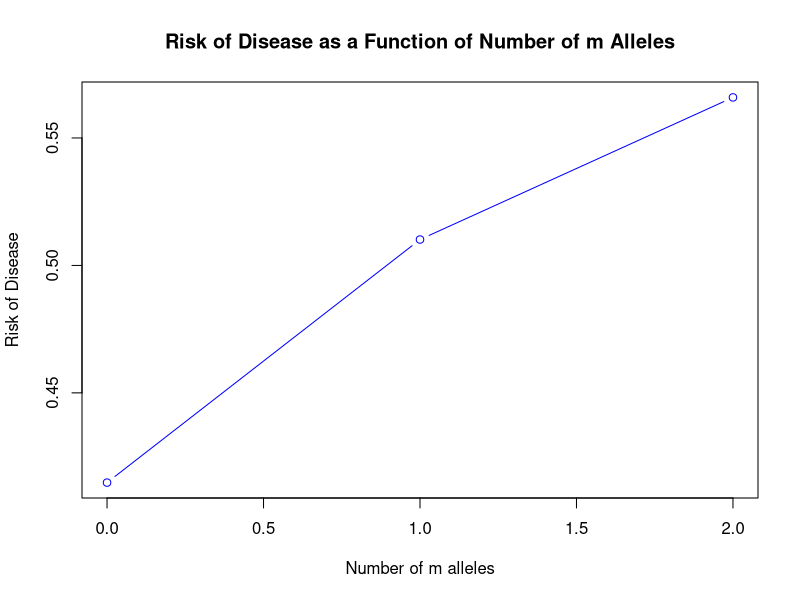

Recreate this plot in R.
## ---- chunk 1
X <- matrix(c(112, 278, 150, 206, 348, 150),byrow=TRUE,ncol=3)
colnames(X) <- c("AA", "Aa", "aa")
rownames(X) <- c("Cases", "Controls")
X
Y <- cbind(2*X[,1]+X[,2],2*X[,3]+X[,2])
colnames(Y) <- c("A","a")
Y

chisq_test <- chisq.test(Y,correct=FALSE)
cat("\np-value:", chisq_test$p.value)
fisher_test <- fisher.test(Y)
cat("\nodds ratio:", fisher_test$estimate)
## ---- chunk 2
#or <- Y[1,1]*Y[2,2] / (Y[2,1]* Y[1,2])
fisher_test <- fisher.test(Y)
cat("\nodds ratio:", fisher_test$estimate)
## ---- chunk 3
# codominant 
p_value_codom_chi <- chisq.test(X)$p.value
p_value_codom_fish <- fisher.test(X)$p.value

# dominant 
Y_dom <- cbind(X[,1], X[,2]+X[,3])
colnames(Y_dom) <- c("AA", "Aa or aa")
rownames(Y_dom) <- c("Cases", "Control")
p_value_dom_chi <- chisq.test(Y_dom)$p.value
p_value_dom_fish <- fisher.test(Y_dom)$p.value

# recessive 
Y_rec <- cbind(X[,1]+X[,2],X[,3])
colnames(Y_rec) <- c("AA or Aa", "aa")
rownames(Y_rec) <- c("Cases", "Control")
p_value_rec_chi <- chisq.test(Y_rec)$p.value
p_value_rec_fish <- fisher.test(Y_rec)$p.value

cat("P-value of Chi-squared test for codominant model:", p_value_codom_chi, "\n")
cat("P-value of Fisher's test for codominant model:", p_value_codom_fish, "\n\n")
cat("P-value of Chi-squared test for dominant model:", p_value_dom_chi, "\n")
cat("P-value of Fisher's test for dominant model:", p_value_dom_fish, "\n\n")
cat("P-value of Chi-squared testfor recessive model:", p_value_rec_chi, "\n")
cat("P-value of Fisher's test for recessive model:", p_value_rec_fish, "\n")
## ---- chunk 4
# Calculate risk
allele_count <- c(0, 1, 2) 
# Assuming m allele is represented by '2' in mm, '1' in Mm, and '0' in MM

cases <- rowSums(X)["Cases"]
controls <- rowSums(X)["Controls"]
risk <- (X[1,] / cases) / ((X[2,] / controls) + (X[1,] / cases))

# Plotting
plot(allele_count, risk, type="b", col="blue", xlab="Number of m alleles", ylab="Risk of Disease",
     main="Risk of Disease as a Function of Number of m Alleles")

## ---- chunk 5
n <- sum(X)
Cases <- X[1,]
Controls <- X[2,]
cas <- rep(c(0,1,2),Cases)
con <- rep(c(0,1,2),Controls)
y <- c(rep(1,sum(Cases)), rep(0,sum(Controls)))
x <- c(cas,con)
r <- cor(x,y)
A <- n*(r^2)
pvalue <- pchisq(A,df=1,lower.tail=FALSE)
pvalue

